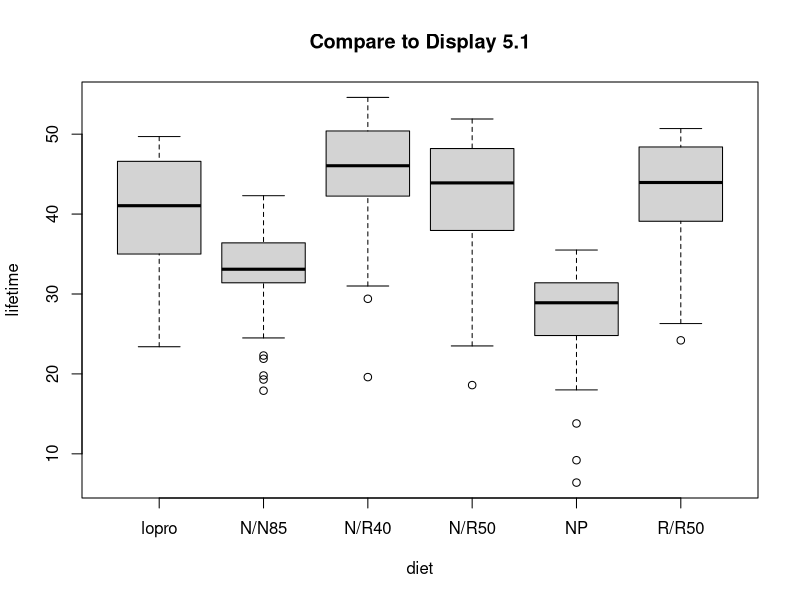
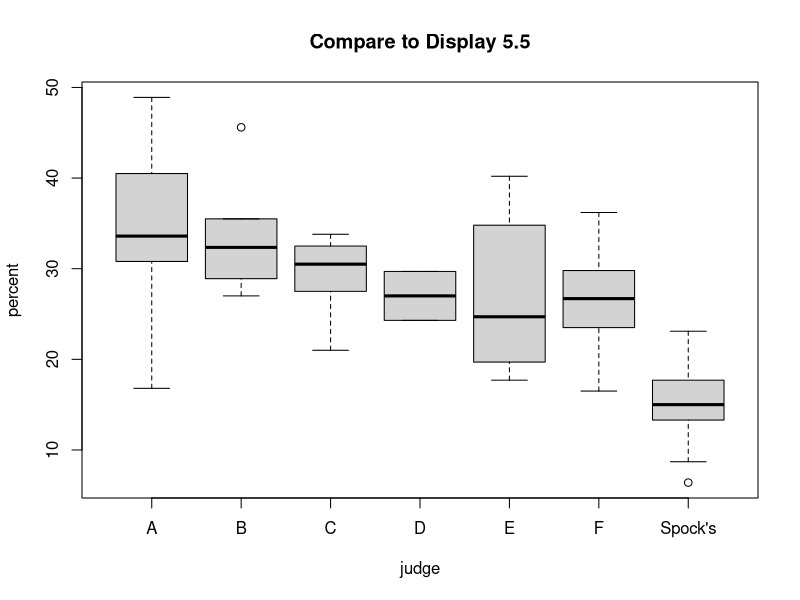
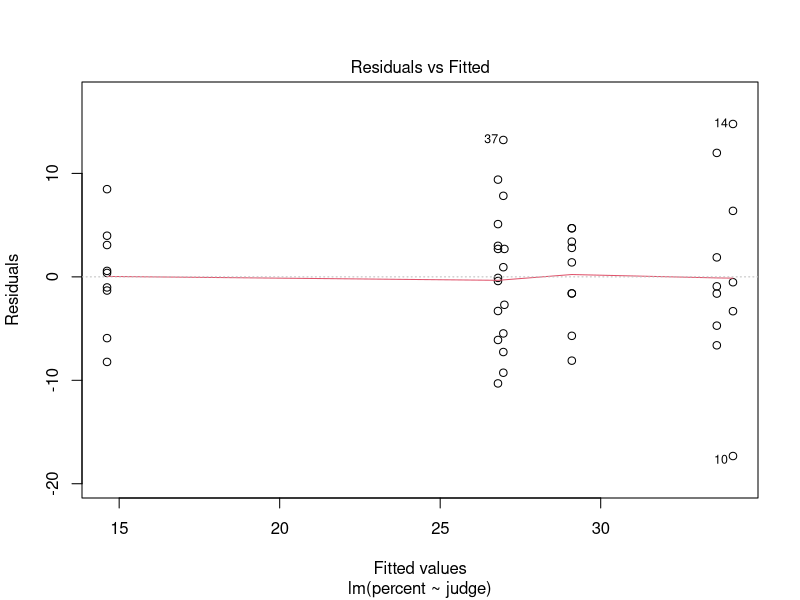
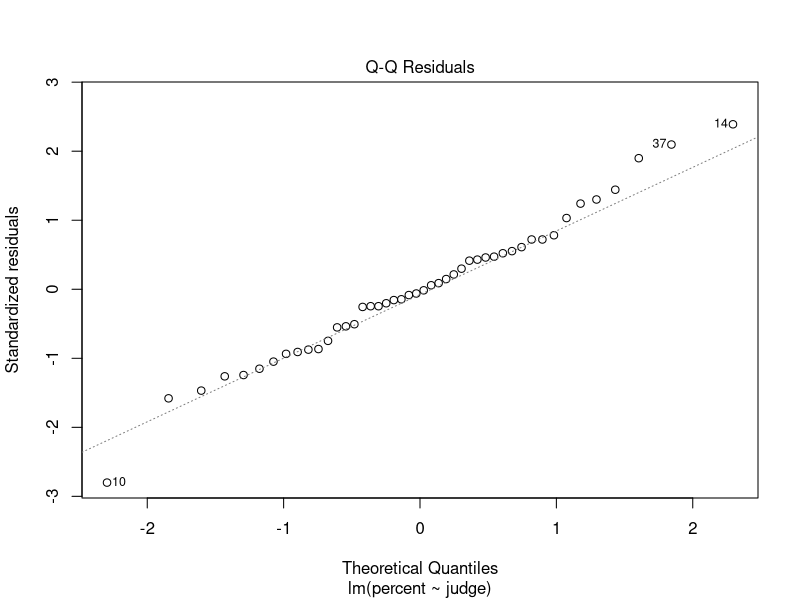
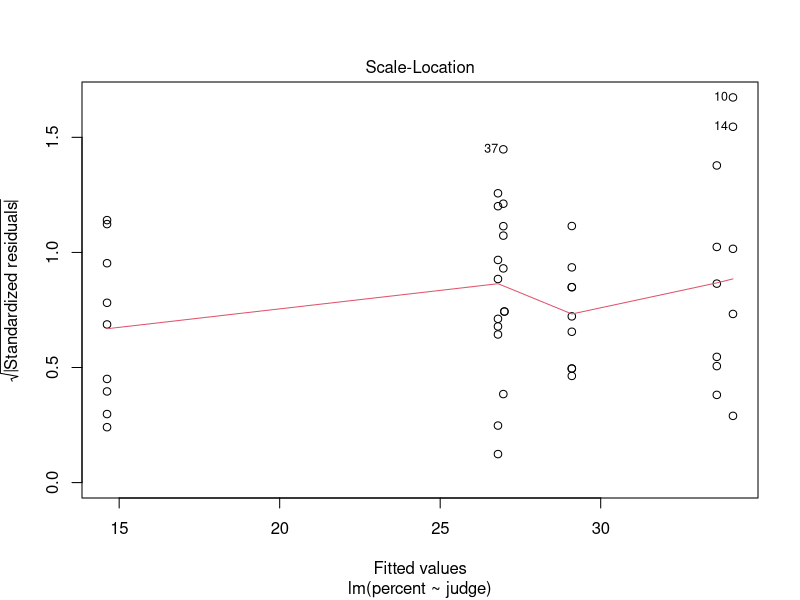
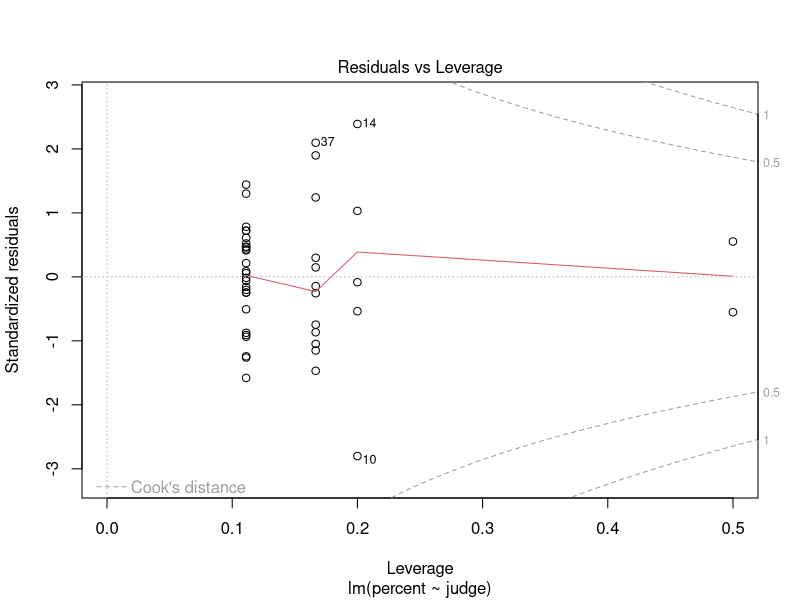
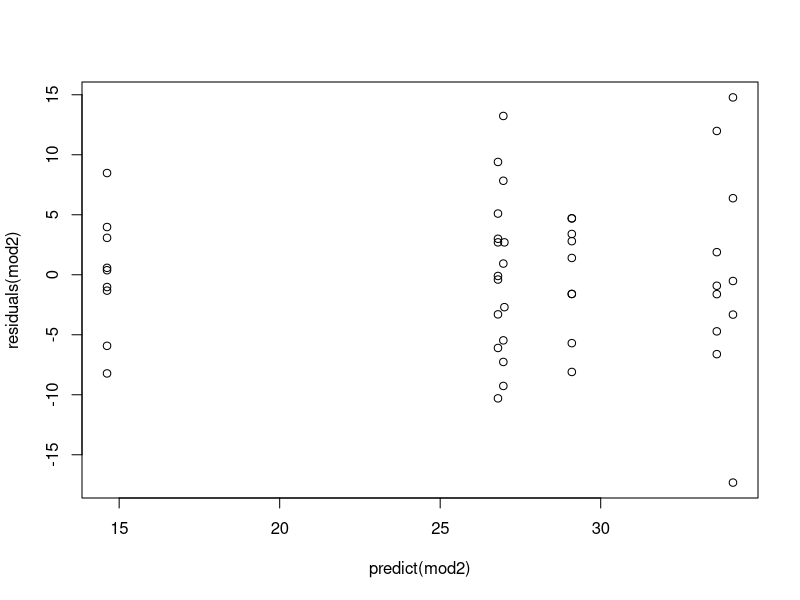

The R source for these figures, in order:
################### Displays from Chapter 5 ######################
mice = read.csv("case0501.csv")
names(mice) = tolower(names(mice)) # makes variable names lower case

head(mice,10)

boxplot(lifetime~diet,mice, main="Compare to Display 5.1")

# Compare to Display 5.2
library(plyr)
sm = ddply(mice, .(diet), summarise,
           n = length(lifetime),
           min = min(lifetime),
           max = max(lifetime),
           mean = mean(lifetime),
           sd = sd(lifetime))
sm$ciL = sm$mean - qt(.025, sm$n)*sm$sd/sqrt(sm$n)
sm$ciU = sm$mean + qt(.025, sm$n)*sm$sd/sqrt(sm$n)


spock = read.csv("case0502.csv")
names(spock) = tolower(names(spock))
head(spock,10)

boxplot(percent~judge, spock, main="Compare to Display 5.5")

# Compare to Display 5.10
anova(lm(percent~judge, spock))

spock$others = spock$judge == "Spock's"
head(spock,15)

# Compare to Display 5.12
mod0 = lm(percent~1, spock)
mod1 = lm(percent~others, spock)
mod2 = lm(percent~judge, spock)
anova(mod0,mod2)
anova(mod0,mod1,mod2)


# For homework
plot(mod2)
plot(predict(mod2), residuals(mod2))
